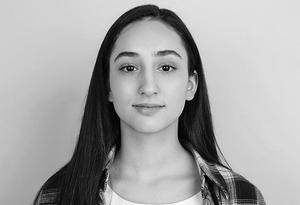
#> input picture image/3.jpg, 300 x 205 px
$ python region_growing.py
#> lines starting #> are read from the running program, lines starting #| are printed output that depends on the picture; after the words box and inside, x2 and y2 are one past the last pixel; in counts of white or black regions, pixels touching at a corner belong together
#> further down, org_img is the input picture: shape (205, 300); min 0, max 254, mean 165.5
import cv2
import numpy as np

def region_growing(img,seed,thres):
#> called with seed = (100, 100), thres = 30
    h,w=img.shape
#> h = 205; w = 300
    mask=np.zeros((h,w),dtype=np.uint8)
    stack=[seed]
    seed_intensity=img[seed]
#> seed_intensity = 20
    while stack:
        x,y=stack.pop()
        if 0<=x<h and 0<=y<w and mask[x,y]==0:
            if abs(int(img[x,y])-int(seed_intensity))<thres:
                mask[x,y]=255
                stack.extend([(x+1,y),(x-1,y),(x,y+1),(x,y-1)])
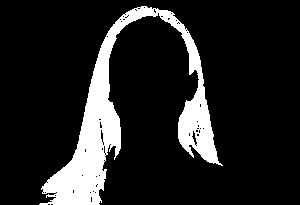
#> mask: shape (205, 300); 13.9% white; 1 white region, box (x1, y1, x2, y2) and area: (39, 6, 223, 205) 8538
#> after the loop, stack = []
    return mask
org_img=cv2.imread("image/3.jpg",0)
seed_point=(100,100)
segmented_region=region_growing(org_img,seed_point,30)
cv2.imshow("Segmented Image",segmented_region)
cv2.waitKey(0)

$ run again, with image/1.png saved as image/3.jpg
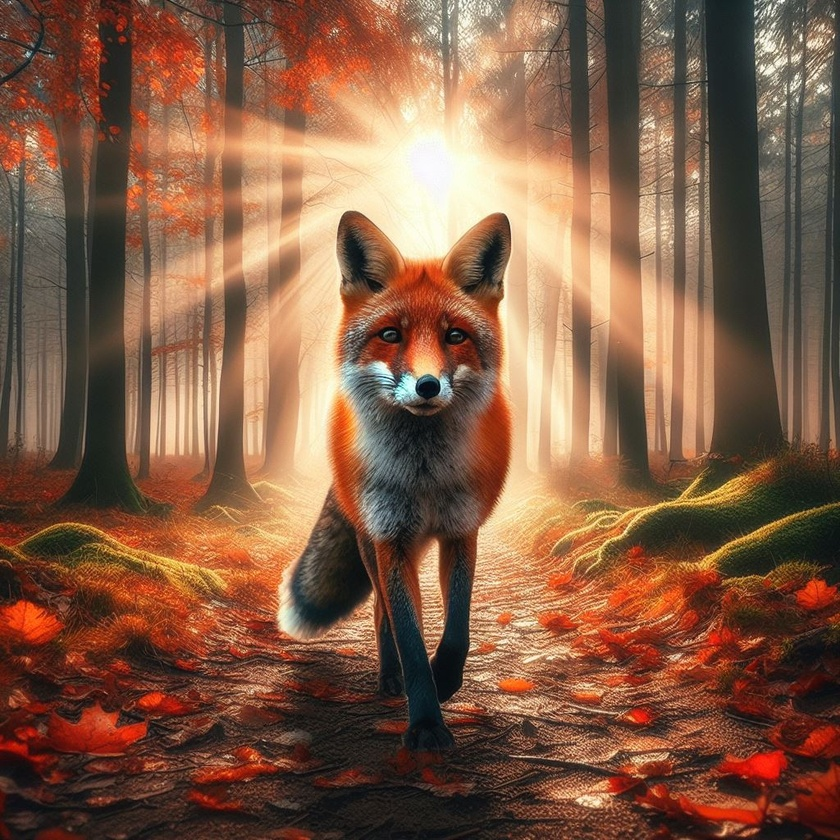
#> input picture image/1.png, 840 x 840 px, shrunk from 1024 x 1024 before the run
#> `org_img=cv2.imread("image/3.jpg",0)`:
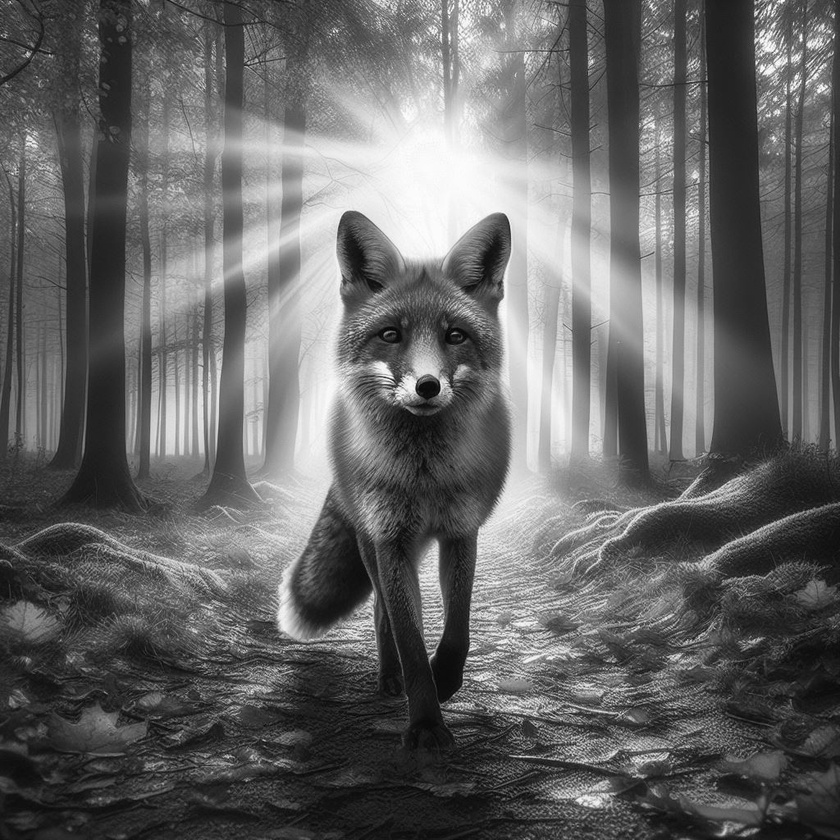
#> org_img: shape (840, 840); min 0, max 255, mean 102.1
#> seed_intensity = 36
#> after the loop in region_growing, `while stack:`:
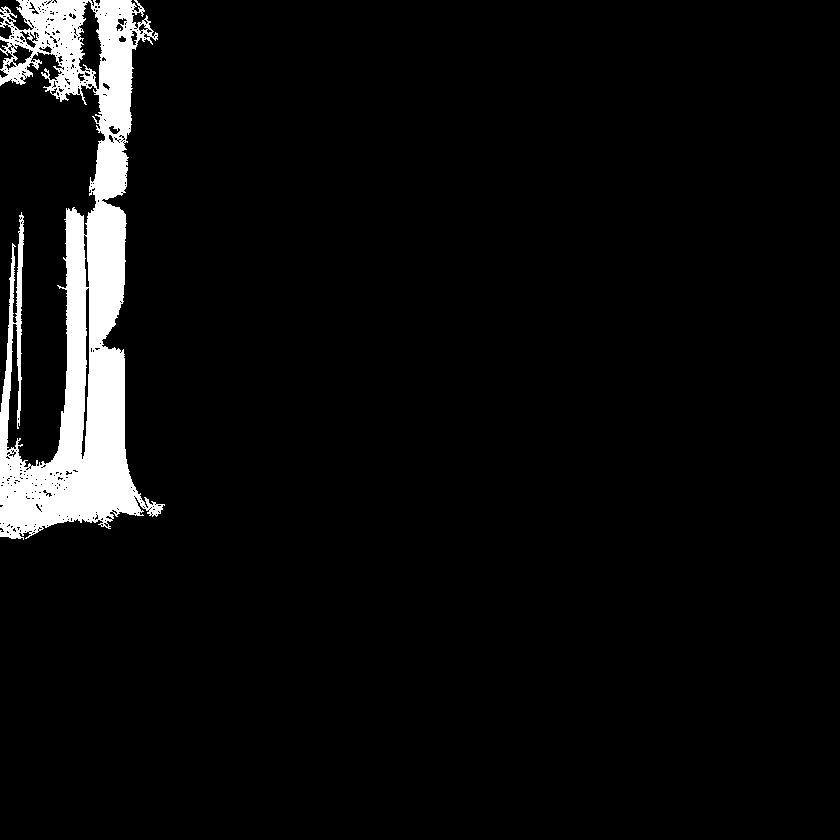
#> mask: shape (840, 840); 5.2% white; 1 white region, box (x1, y1, x2, y2) and area: (0, 0, 165, 540) 36644
#> after the loop in region_growing, `while stack:`: stack = []

$ run again, with image/filter.png saved as image/3.jpg
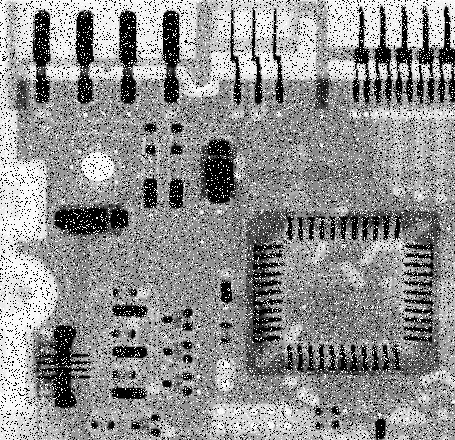
#> input picture image/filter.png, 455 x 440 px
#> org_img is the input picture: shape (440, 455); min 0, max 255, mean 144.1
#> seed_intensity = 150
#> after the loop in region_growing, `while stack:`:
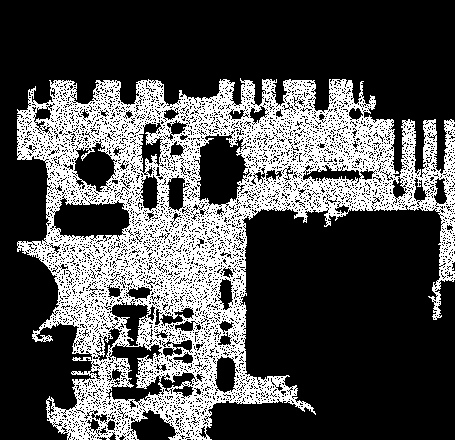
#> mask: shape (440, 455); 30.6% white in thin lines or dots, all inside (x1, y1, x2, y2) = (17, 78, 455, 440)
#> after the loop in region_growing, `while stack:`: stack = []
